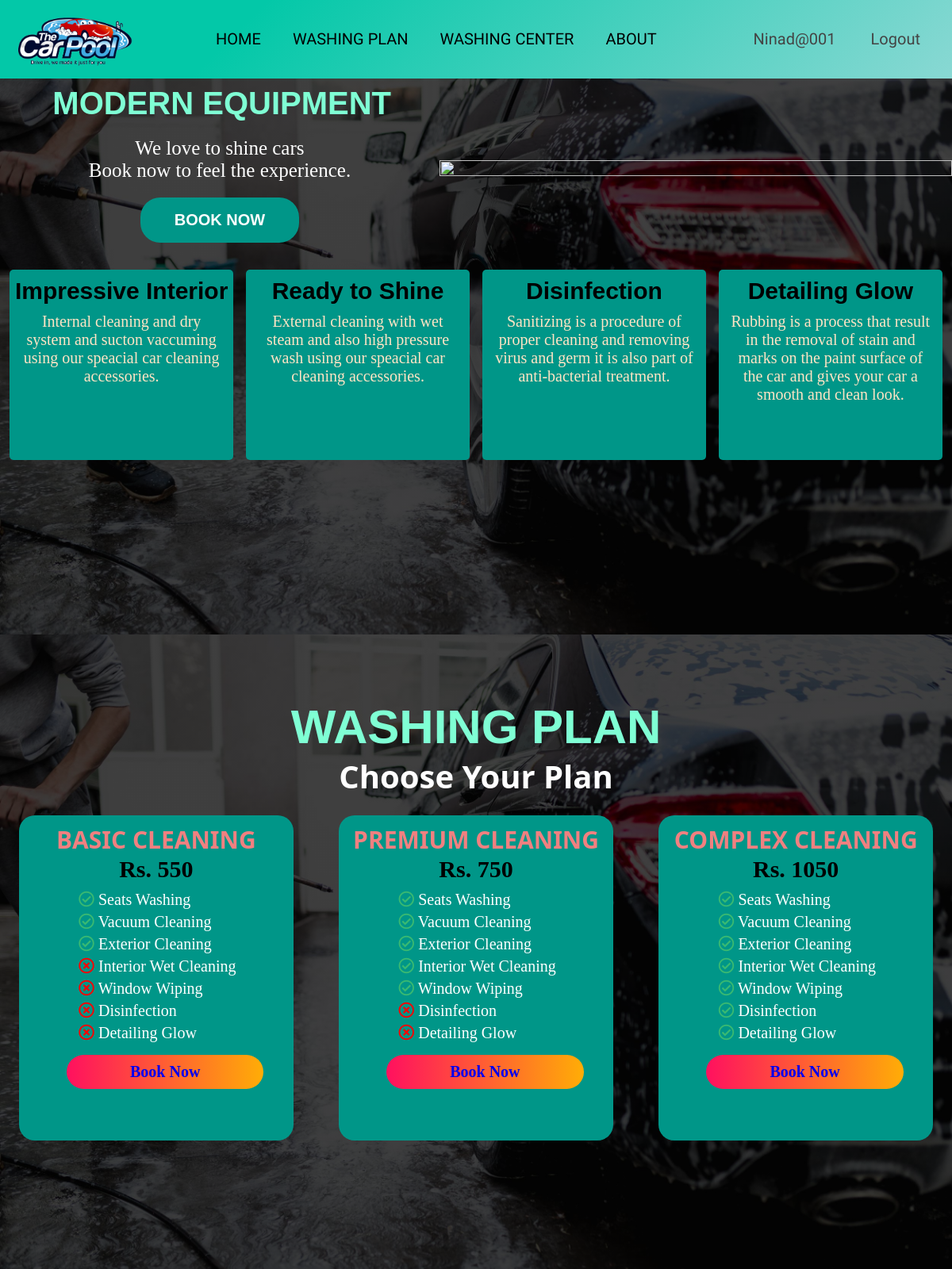
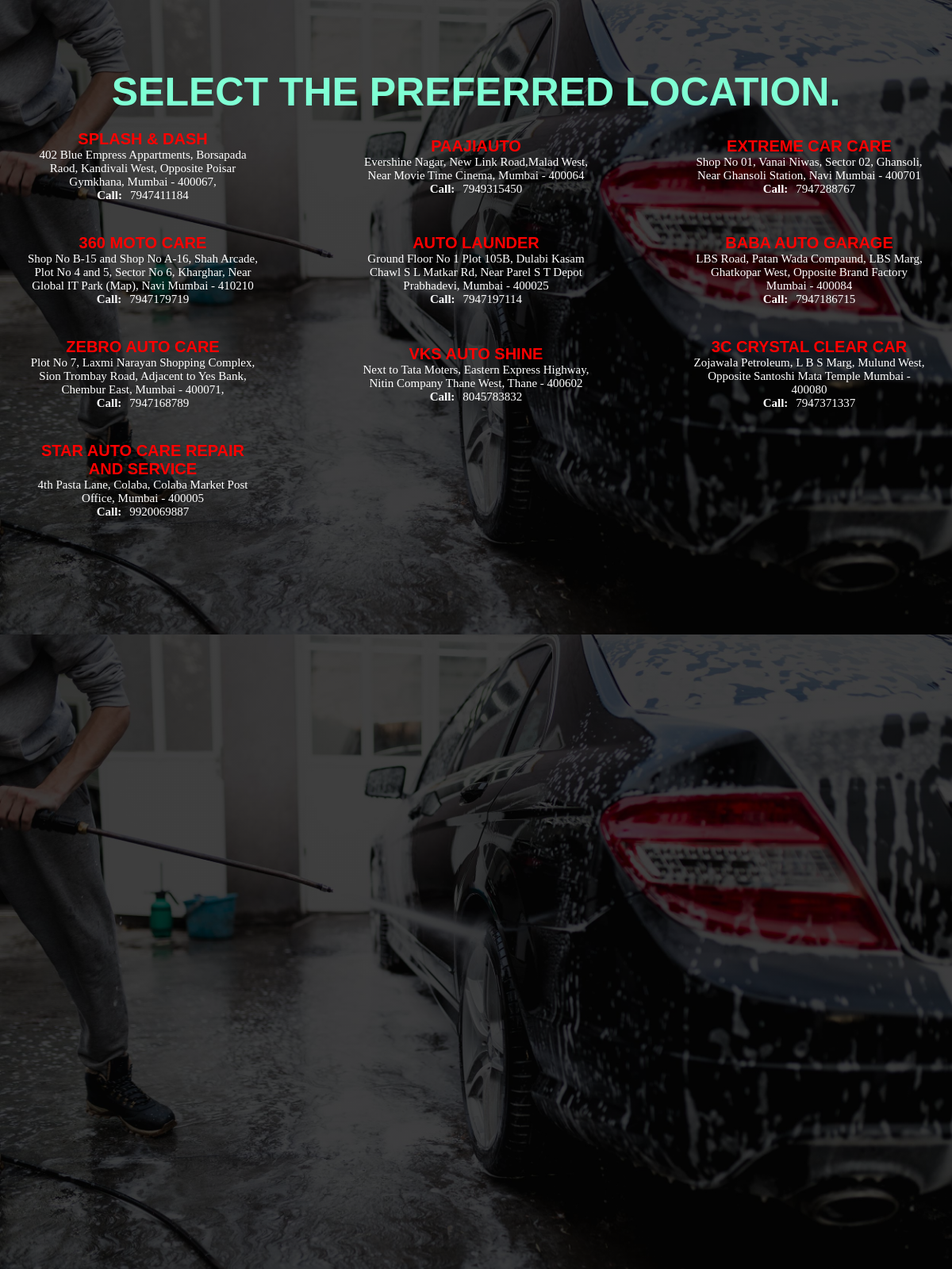
/cwhome.php (signed in), run on the app's committed database (2 pictures, top to bottom).
### tables this page shows
CREATE TABLE `washcenters` (
  `id` int(11) NOT NULL,
  `washingPointName` varchar(255) DEFAULT NULL,
  `washingPointAddress` varchar(255) DEFAULT NULL,
  `location` varchar(100) NOT NULL,
  `contactNumber` bigint(20) DEFAULT NULL,
  `creationDate` timestamp NOT NULL DEFAULT current_timestamp()
);

### cwhome.php (the view, shortened to what this page needs)
<?php include ("connection.php");   include ("conn2.php");
?>
<html>
    <head>
        <link href="https://cdnjs.cloudflare.com/ajax/libs/font-awesome/5.10.0/css/all.min.css" rel="stylesheet">
        <link rel="stylesheet" href="css/car.css">
    </head>
    <body>
        <header><a href="home.php" class="logo"><img src="img/logo1.png" alt=""></a>
            <ul class="navbar">
                <li><a href="#home">HOME</a>
                <li><a href="#plan">WASHING PLAN</a>
                <li><a href="#center">WASHING CENTER</a>
                <li><a href="#about">ABOUT</a>
            </ul>
            <div class="header-btn">
                <a href="user.php" class="login"><?php if($_SESSION['UserID']){echo $_SESSION['UserID'];}?></a>
                <a href="logout.php" class="login">Logout</a>
            </div>
        </header>
 <section class="home" id="home">
        <div class="banner">
            <div class="row">
                <div class="col-1">
                    <h2>MODERN EQUIPMENT</h2>
                    <h3>We love to shine cars <br> Book now to feel the experience.</h3>
                    <a href="booking.php"><button type="button" class="button">BOOK NOW</button></a>
                </div>
                <div class="col-2">
                    <img src="img/car.png" class="car">
                </div>
            </div>
            <div class="bar" >
                <div class="row2">
                    <div class="col"><h1>Impressive Interior</h1>
                        <p> Internal cleaning and dry system and sucton vaccuming using our speacial car cleaning accessories.</p>
                    </div>
                    <div class="col"><h1> Ready to Shine</h1>
                        <p> External cleaning with wet steam and also high pressure wash using our speacial car cleaning accessories.</p>
                    </div>
                    <div class="col"><h1>Disinfection</h1>
                        <p> Sanitizing is a procedure of proper cleaning and removing virus and germ it is also part of anti-bacterial treatment.</p>
                    </div>
                    <div class="col"><h1> Detailing Glow</h1>
                        <p> Rubbing is a process that result in the removal of stain and marks on the paint surface of the car and gives your car a smooth and clean look.</p>
                    </div>
                </div>
            </div>
        </div>
</section>
<section class="plan" id="plan">
    <div class="banner">
        <div class="container">
                <div class="text-box">
                    <h1>WASHING PLAN</h1>
                    <h2>Choose Your Plan</h2>
                </div>
                <div class="row">
                        <div class="price-body">
                            <h2>Basic Cleaning</h2>
                            <h3>Rs. 550</h3>
                                <ul><div class="uli">
                                    <li><i class="far fa-check-circle"></i>      Seats Washing</li>
                                    <li><i class="far fa-check-circle"></i>      Vacuum Cleaning</li>
                                    <li><i class="far fa-check-circle"></i>      Exterior Cleaning</li>
                                    <li><i class="far fa-times-circle"></i>      Interior Wet Cleaning</li>
                                    <li><i class="far fa-times-circle"></i>      Window Wiping</li>
                                    <li><i class="far fa-times-circle"></i>      Disinfection</li>
                                    <li><i class="far fa-times-circle"></i>      Detailing Glow</li>
                                </div></ul>
                                <div class="book"><h4>
                                    <a  href="booking.php"  class="btn">Book Now</a></h4>
                                </div>
                        </div>
                        <div class="price-body">
                            <h2><span>Premium Cleaning</span></h2>
                            <h3>Rs. 750</h3>
                            <ul><div class="uli">
                                <li><i class="far fa-check-circle"></i>      Seats Washing</li>
                                <li><i class="far fa-check-circle"></i>      Vacuum Cleaning</li>
                                <li><i class="far fa-check-circle"></i>      Exterior Cleaning</li>
                                <li><i class="far fa-check-circle"></i>      Interior Wet Cleaning</li>
                                <li><i class="far fa-check-circle"></i>      Window Wiping</li>
                                <li><i class="far fa-times-circle"></i>      Disinfection</li>
                                <li><i class="far fa-times-circle"></i>      Detailing Glow</li>
                            </div></ul>
                            <div class="book"><h4>
                                    <a  href="booking.php"  class="btn">Book Now</a></h4>
                            </div>
                        </div>
                        <div class="price-body">
                            <h2>Complex Cleaning</h2>
                            <h3>Rs. 1050</h3>
                            <ul><div class="uli">
                                <li><i class="far fa-check-circle"></i>      Seats Washing</li>
                                <li><i class="far fa-check-circle"></i>      Vacuum Cleaning</li>
                                <li><i class="far fa-check-circle"></i>      Exterior Cleaning</li>
                                <li><i class="far fa-check-circle"></i>      Interior Wet Cleaning</li>
                                <li><i class="far fa-check-circle"></i>      Window Wiping</li>
                                <li><i class="far fa-check-circle"></i>      Disinfection</li>
                                <li><i class="far fa-check-circle"></i>      Detailing Glow</li>
                            </div></ul>
                            <div class="book"><h4>
                                    <a  href="booking.php"  class="btn">Book Now</a></h4>
                            </div>
                        </div>
                </div>
        </div>
    </div>
</section>
<section class="center" id="center">
<div class="banner">
       <div class="text">
            <h2>Select the preferred location.</h2>
        </div>
            <div class="row">
                <?php
                    $sql = "SELECT * from washcenters";
                    $query = $conn -> prepare($sql);
                    $query->execute();
                    $results=$query->fetchAll(PDO::FETCH_OBJ);
                    foreach($results as $result)
                    {
                ?>
                    <div class="col">
                        <div class="text1">
                        <h2><?php echo htmlentities($result->washingPointName);?></h2>
                        <p><?php echo htmlentities($result->washingPointAddress);?><p>
                        <p><span>Call:</span><?php echo htmlentities($result->contactNumber);?></p>
                        </div>
                    </div>
                <?php
                    }
                ?>
            </div>
</div>
</section>
<section class="about" id="about">
<div class="banner">
</section>
    </body>
</html>

### data on the page
washcenters: washingPointName "SPLASH & DASH", washingPointAddress "402 Blue Empress Appartments, Borsapada Raod, Kandivali West, Opposite Poisar Gymkhana, Mumbai - 400067,", contactNumber "7947411184"
washcenters: washingPointName "PAAJIAUTO", washingPointAddress "Evershine Nagar, New Link Road,Malad West, Near Movie Time Cinema, Mumbai - 400064", contactNumber "7949315450"
washcenters: washingPointName "EXTREME CAR CARE", washingPointAddress "Shop No 01, Vanai Niwas, Sector 02, Ghansoli, Near Ghansoli Station, Navi Mumbai - 400701", contactNumber "7947288767"
washcenters: washingPointName "360 MOTO CARE", washingPointAddress "Shop No B-15 and Shop No A-16, Shah Arcade, Plot No 4 and 5, Sector No 6, Kharghar, Near Global IT Park (Map), Navi Mumbai - 410210", contactNumber "7947179719"
washcenters: washingPointName "AUTO LAUNDER", washingPointAddress "Ground Floor No 1 Plot 105B, Dulabi Kasam Chawl S L Matkar Rd, Near Parel S T Depot Prabhadevi, Mumbai - 400025", contactNumber "7947197114"
washcenters: washingPointName "BABA AUTO GARAGE", washingPointAddress "LBS Road, Patan Wada Compaund, LBS Marg, Ghatkopar West, Opposite Brand Factory Mumbai - 400084", contactNumber "7947186715"
washcenters: washingPointName "ZEBRO AUTO CARE", washingPointAddress "Plot No 7, Laxmi Narayan Shopping Complex, Sion Trombay Road, Adjacent to Yes Bank, Chembur East, Mumbai - 400071,", contactNumber "7947168789"
washcenters: washingPointName "VKS AUTO SHINE", washingPointAddress "Next to Tata Moters, Eastern Express Highway, Nitin Company Thane West, Thane - 400602", contactNumber "8045783832"
washcenters: washingPointName "3C CRYSTAL CLEAR CAR", washingPointAddress "Zojawala Petroleum, L B S Marg, Mulund West, Opposite Santoshi Mata Temple Mumbai - 400080", contactNumber "7947371337"
washcenters: washingPointName "STAR AUTO CARE REPAIR AND SERVICE", washingPointAddress "4th Pasta Lane, Colaba, Colaba Market Post Office, Mumbai - 400005", contactNumber "9920069887"

### other printed values
$_SESSION['UserID'] "Ninad@001"
